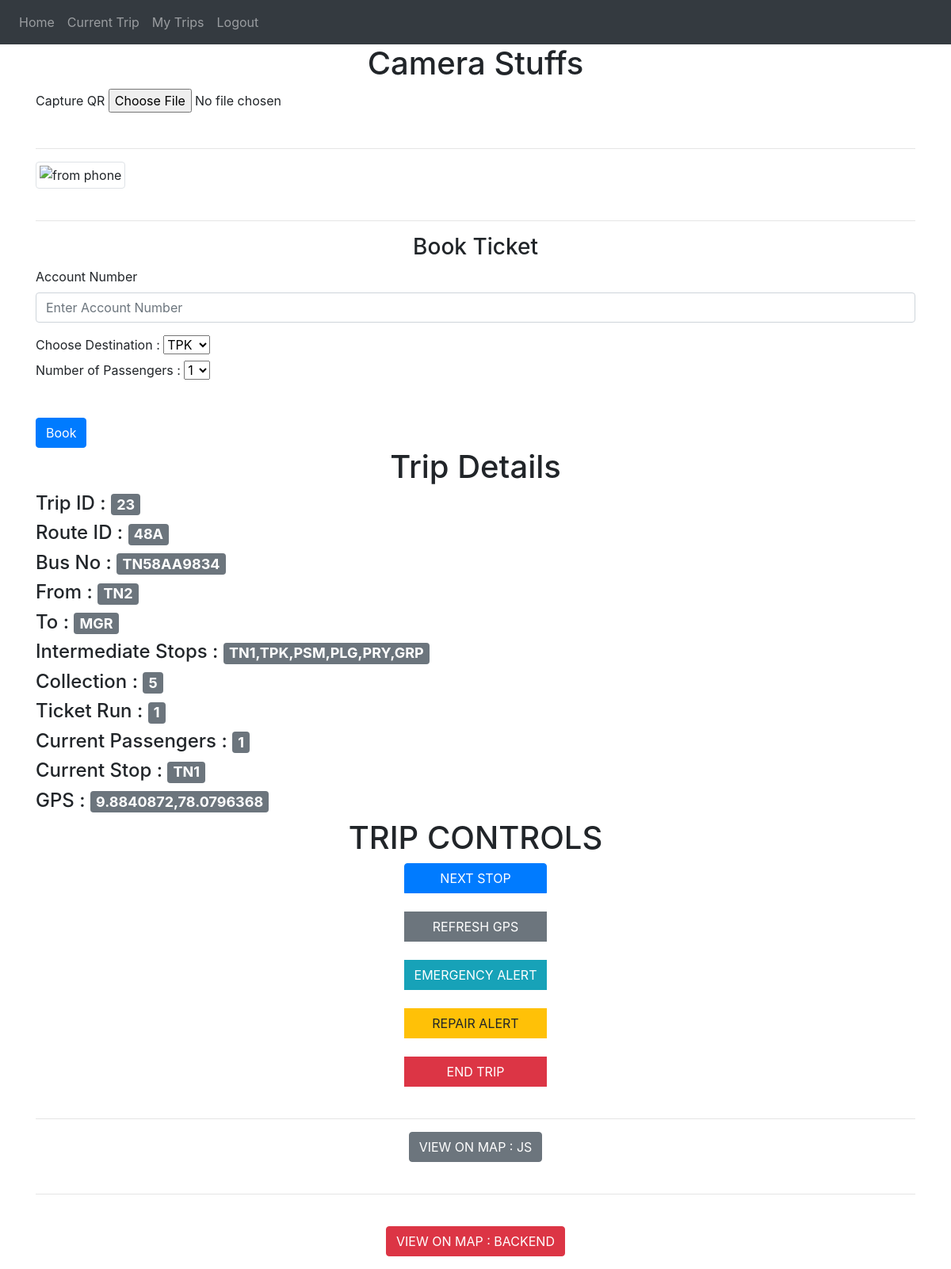
The page /conductor-current-trip (signed in) on the database its author committed.
### website/models.py (models this page shows)
class Trip(db.Model,UserMixin):
    trip_id = db.Column(db.Integer , primary_key = True)
    route_id = db.Column(db.String(100))
    conductor_id = db.Column(db.Integer , db.ForeignKey('user.id'))
    date = db.Column(db.String(100))
    collection = db.Column(db.Integer)
    ticket_run = db.Column(db.Integer)
    start_time =db.Column(db.String(100))
    end_time = db.Column(db.String(100))
    status =db.Column(db.String(1))
    current_passengers= db.Column(db.Integer)
    current_stop = db.Column(db.String)
    bus_no = db.Column(db.String)
    gps = db.Column(db.String)
    gps_update_time = db.Column(db.String)
    tickets = db.relationship('Ticket')

class Route(db.Model):
    route_id = db.Column(db.Text , primary_key = True)
    start =db.Column(db.String(100))
    end =db.Column(db.String(100))
    stops = db.Column(db.String(100))

### website/views.py (the view, shortened to what this page needs)
@views.route('/conductor-current-trip', methods=['GET', 'POST'])
@login_required
def conductor_current_trip ():
    conductor_details = Conductor_details.query.filter_by(conductor_id = current_user.id).first()
    if conductor_details.current_trip_id :
        trip = Trip.query.filter_by(trip_id= conductor_details.current_trip_id).first()
        route = Route.query.filter_by(route_id = trip.route_id ).first()
        display_stops = route.start +"," +route.stops + "," + route.end
        display_stops = display_stops.split(",")
        curr_stop = trip.current_stop
        curr_index = display_stops.index(curr_stop)
        display_stops = display_stops[curr_index+1:]
        return render_template("conductor_current_trip.html" , user = current_user, cd = conductor_details,trip = trip ,route=route,display_stops = display_stops)
    flash("No Current Trips !!!")
    return render_template("conductor_current_trip.html" , user = current_user, cd = conductor_details)

### website/__init__.py (called while the page is built)
def create_app():
    app = Flask(__name__)
    app.config['SECRET_KEY'] = '#itsactuallyapassword'
    app.config['SQLALCHEMY_DATABASE_URI'] = f'sqlite:///{DB_NAME}'
    db.init_app(app)
    from .views import views
    from .auth import auth
    app.register_blueprint(views, url_prefix='/')
    app.register_blueprint(auth, url_prefix='/')
    from .models import User, Conductor_details
    create_database(app)
    login_manager = LoginManager()
    login_manager.login_view = 'auth.login'
    login_manager.init_app(app)
    @login_manager.user_loader
    def load_user(id):
        return User.query.get(int(id))
    return app

### website/templates/conductor_current_trip.html (shortened to what this page needs)
{% extends "base.html" %}
{% block content %}
{%if cd.current_trip_id %}
<div>
    <div>
        <h1 align = "center">
            Camera Stuffs
        </h1>
    </div>
    <div>
            <form action="#" id="myform" enctype="multipart/form-data">
                <label for="capture">Capture QR</label>
                <input type="file"
                id="capture"
                accept="image/*"
                capture
                />
                <br/>
            </form>
            <br>
            <hr>
            {%if 1%}
            <img class = "img-fluid img-thumbnail " src="" id="img" alt="from phone"/>
            {%endif%}
    </div>
</div>
<br><hr>
    <form method="POST">
        <h3 align="center">Book Ticket</h3>
        <div class="form-group">
            <label for="email">Account Number</label>
            <input
                type="text"
                class="form-control"
                id="account_number"
                name="account_number"
                placeholder="Enter Account Number"
            />
            </div>
            <div class="form-group input-group-lg">
            <label for="to">Choose Destination      :</label>
            <select id="to" name="to" class="form-grp">
                {%for stop in display_stops%}
                <option value={{stop}}>{{stop}}</option>
                {%endfor%}
            </select>
            <div class="form-group">
            <label for="no">Number of Passengers  :</label>
            <select id="no" name="no" >
                {%for i in range(1,10)%}
                <option value={{i}}>{{i}}</option>
                {%endfor%}
            </select>
        </div>
        <br>
        <button type="submit" class="btn btn-primary" onclick="refreshGPS()">Book</button>
    </form>
    <div>
        <h1 align = "center">Trip Details</h1>
        <h4>Trip ID            :    <span class="badge bg-secondary btn-primary">{{trip.trip_id}}</span></h4>
        <h4>Route ID           :    <span class="badge bg-secondary btn-primary">{{trip.route_id}}</span></h4>
        <h4>Bus No             :    <span class="badge bg-secondary btn-primary">{{trip.bus_no}}</span></h4>
        <h4>From               :    <span class="badge bg-secondary btn-primary">{{route.start}}</span></h4>
        <h4>To                 :    <span class="badge bg-secondary btn-primary">{{route.end}}</span></h4>
        <h4>Intermediate Stops :    <span class="badge bg-secondary btn-primary">{{route.stops}}</span></h4>
        <h4>Collection         :    <span class="badge bg-secondary btn-primary">{{trip.collection}}</span></h4>
        <h4>Ticket Run         :    <span class="badge bg-secondary btn-primary">{{trip.ticket_run}}</span></h4>
        <h4>Current Passengers :    <span class="badge bg-secondary btn-primary">{{trip.current_passengers}}</span></h4>
        <h4>Current Stop       :    <span class="badge bg-secondary btn-primary">{{trip.current_stop}}</span></h4>
        <h4>GPS                :    <span class="badge bg-secondary btn-primary">{{trip.gps}}</span></h4>
    </div>
    <div align = "center"  >
        <h1 align = "center">TRIP CONTROLS</h1>
        <div class="btn-group-vertical" role="group" aria-label="Vertical button group" >
        <a class="btn  btn-primary  " href="/conductor-utility-next-stop/{{cd.current_trip_id}} " role="button" onclick="refreshGPS()" > NEXT STOP  </a><br>
        <button type = "button " class = "btn btn-secondary" onclick="refreshGPS()" >REFRESH GPS</button><br>
        <a class="btn  btn-info " href="/conductor-utility-emergency-alert/{{route}} " role="button"  >EMERGENCY ALERT</a><br>
        <a class="btn  btn-warning " href="/conductor-utility-repair-alert/{{cd.current_trip_id}} " role="button"  >REPAIR ALERT</a><br>
        <a class="btn  btn-danger " href="/conductor-utility-end-trip/{{cd.current_trip_id}} " role="button" onclick="refreshGPS()"  > END TRIP </a><br>
        </div>
        <br><hr>
        <button type = "button " class = "btn btn-secondary" onclick="newTab({{trip.gps}})" >VIEW ON MAP : JS </button><br>
        <br><hr><br>
        <a class="btn  btn-danger " href="/utility-view-map/{{cd.current_trip_id}} " role="button"  > VIEW ON MAP : BACKEND </a><br>
    </div>
{%endif%}
{% endblock %}

### rows shown on the page
Trip: trip_id "23", route_id "48A", bus_no "TN58AA9834", collection "5", ticket_run "1", current_passengers "1", current_stop "TN1", gps "9.8840872,78.0796368"
Route: start "TN2", end "MGR", stops "TN1,TPK,PSM,PLG,PRY,GRP"

### other values the page prints
form field to "TPK"
form field no "1"
